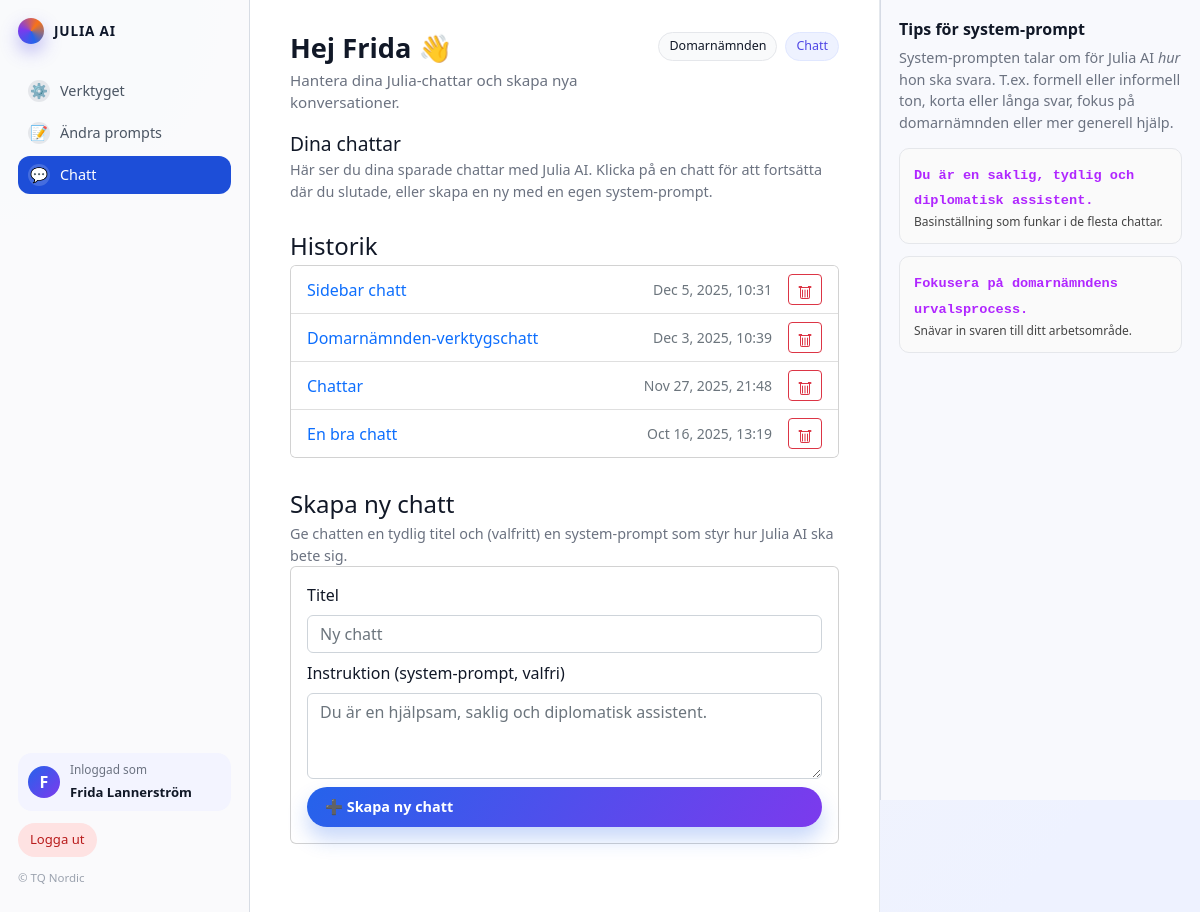
The app's page /chat/ (signed in), older data.
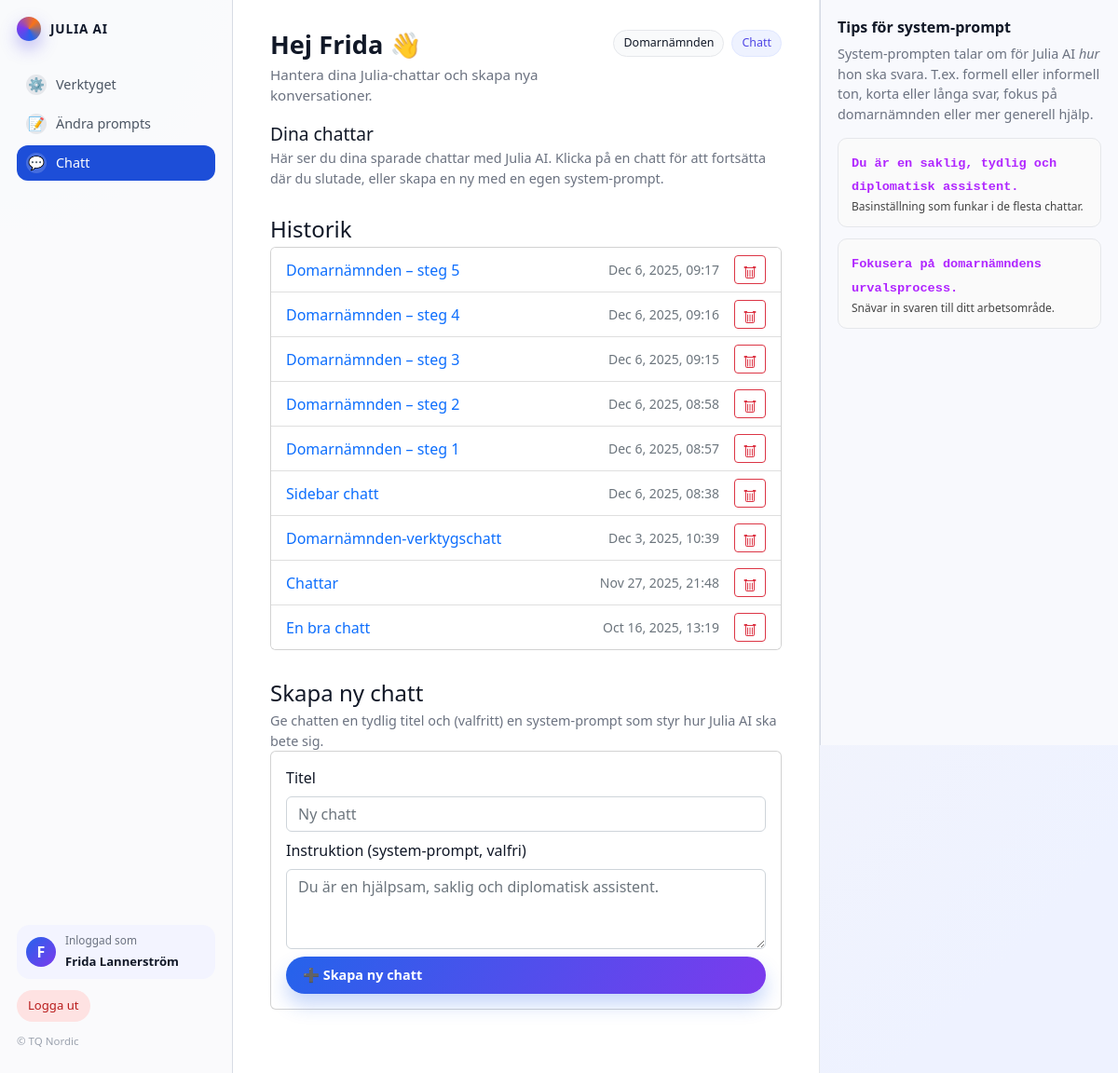
The same page, newer data.
### myapp/models.py (models this page shows, shortened)
class ChatSession(models.Model):
    user = models.ForeignKey(settings.AUTH_USER_MODEL, on_delete=models.CASCADE)
    title = models.CharField(max_length=200, default="Ny chatt")
    flow = models.CharField(max_length=50, blank=True, null=True)  # t.ex. "domarnamnden"
    step = models.PositiveSmallIntegerField(blank=True, null=True) # 1–10
    system_prompt = models.TextField(
        default=(
            "Du är en hjälpsam, saklig och diplomatisk assistent. "
            "Skriv tydligt och konkret, mild tonalitet, inga överdrifter."
        )
    )
    created_at = models.DateTimeField(auto_now_add=True)
    updated_at = models.DateTimeField(auto_now=True)

### myapp/views.py (the view, shortened to what this page needs)
# urls.py: path("chat/", views.chat_home, name="chat_home"),
@login_required
def chat_home(request):
    sessions = ChatSession.objects.filter(user=request.user).order_by("-updated_at")
    return render(request, "chat_home.html", {"sessions": sessions})

### templates/chat_home.html (shortened to what this page needs)
{% load static %}
<!DOCTYPE html>
<html lang="sv">
<head>
    <link href="https://cdn.jsdelivr.net/npm/bootstrap@5.2.3/dist/css/bootstrap.min.css" rel="stylesheet">
    <link rel="stylesheet" href="{% static 'css/style.css' %}">
</head>
<body id="page-top">
  <div class="app-shell">
    <aside class="sidebar">
      <div class="sidebar-brand">
        <span class="brand-dot"></span>
        <span class="brand-text">Julia AI</span>
      </div>
      <nav class="sidebar-nav">
        <a href="{% url 'index' %}" class="sidebar-link">
          <span class="sidebar-icon">⚙️</span>
          <span>Verktyget</span>
        </a>
        <a href="{% url 'prompt_editor' %}" class="sidebar-link">
          <span class="sidebar-icon">📝</span>
          <span>Ändra prompts</span>
        </a>
        <a href="{% url 'chat_home' %}" class="sidebar-link sidebar-link-active">
          <span class="sidebar-icon">💬</span>
          <span>Chatt</span>
        </a>
      </nav>
      <div class="sidebar-footer">
        <div class="user-chip">
          <div class="user-avatar">
            {{ user.first_name|default:"J" |first }}
          </div>
          <div class="user-meta">
            <span>Inloggad som</span>
            <strong>{{ user.get_full_name|default:"Gäst" }}</strong>
          </div>
        </div>
        <button class="logout-btn" type="button">
          Logga ut
        </button>
        <p class="sidebar-copy">© TQ Nordic</p>
      </div>
    </aside>
    <main class="main-area">
      <header class="page-header">
        <div>
          <h1>Hej {{ user.first_name|default:user.username }} 👋</h1>
          <p>Hantera dina Julia-chattar och skapa nya konversationer.</p>
        </div>
        <div class="page-header-meta">
          <span class="pill">Domarnämnden</span>
          <span class="pill pill-soft">Chatt</span>
        </div>
      </header>
      <section id="chat-home">
        <div class="adminui-layout">
          <div class="adminui-main">
            <div class="adminui-container">
              <h2 class="adminui-title" style="margin-top:0;">Dina chattar</h2>
              <p class="adminui-intro">
                Här ser du dina sparade chattar med Julia AI. Klicka på en chatt för att fortsätta där du slutade,
                eller skapa en ny med en egen system-prompt.
              </p>
              <div class="adminui-container" style="margin-bottom:32px;">
                <h3 class="adminui-subtitle">Historik</h3>
                <div class="card p-0">
                  <div class="list-group list-group-flush">
                    {% for s in sessions %}
                      <div class="list-group-item d-flex align-items-center gap-2">
                        <a class="flex-grow-1 text-decoration-none"
                           href="{% url 'chat_session' s.id %}">
                          {{ s.title }}
                        </a>
                        <small class="text-muted me-2">
                          {{ s.updated_at|date:"M j, Y, H:i" }}
                        </small>
                        <form action="{% url 'chat_delete' s.id %}" method="post"
                              onsubmit="return confirm('Ta bort denna chatt? Det går inte att ångra.');">
                          <button type="submit" class="btn btn-sm btn-outline-danger" title="Ta bort">
                          </button>
                        </form>
                      </div>
                    {% empty %}
                      <div class="list-group-item text-muted">Ingen historik ännu.</div>
                    {% endfor %}
                  </div>
                </div>
              </div>
              <div class="adminui-container">
                <h3 class="adminui-subtitle">Skapa ny chatt</h3>
                <p class="adminui-help" style="font-size:0.9rem;">
                  Ge chatten en tydlig titel och (valfritt) en system-prompt som styr hur Julia AI ska bete sig.
                </p>
                <form method="post" class="card p-3 mb-4">
                  <div class="mb-2">
                    <label class="form-label">Titel</label>
                    <input name="title" class="form-control" placeholder="Ny chatt">
                  </div>
                  <div class="mb-2">
                    <label class="form-label">Instruktion (system-prompt, valfri)</label>
                    <textarea name="system_prompt" rows="3" class="form-control"
                      placeholder="Du är en hjälpsam, saklig och diplomatisk assistent."></textarea>
                  </div>
                  <button class="adminui-button">➕ Skapa ny chatt</button>
                </form>
              </div>
            </div>
          </div>
        </div>
      </section>
    </main>
    <aside class="right-panel">
      <h3 class="assistant-title">Tips för system-prompt</h3>
      <p class="assistant-help adminui-intro">
        System-prompten talar om för Julia AI <em>hur</em> hon ska svara.
        T.ex. formell eller informell ton, korta eller långa svar,
        fokus på domarnämnden eller mer generell hjälp.
      </p>
      <div class="tag-box">
        <div class="tag-box-left">
          <code>Du är en saklig, tydlig och diplomatisk assistent.</code>
          <p>Basinställning som funkar i de flesta chattar.</p>
        </div>
      </div>
      <div class="tag-box">
        <div class="tag-box-left">
          <code>Fokusera på domarnämndens urvalsprocess.</code>
          <p>Snävar in svaren till ditt arbetsområde.</p>
        </div>
      </div>
    </aside>
  </div>
</body>
</html>

Row changes from the older to the newer data that the page shows:
added ChatSession: title "Domarnämnden – steg 5", updated_at "Dec 6, 2025, 09:17"
added ChatSession: title "Domarnämnden – steg 4", updated_at "Dec 6, 2025, 09:16"
added ChatSession: title "Domarnämnden – steg 3", updated_at "Dec 6, 2025, 09:15"
added ChatSession: title "Domarnämnden – steg 2", updated_at "Dec 6, 2025, 08:58"
added ChatSession: title "Domarnämnden – steg 1", updated_at "Dec 6, 2025, 08:57"
changed ChatSession "Sidebar chatt": updated_at "Dec 5, 2025, 10:31" → "Dec 6, 2025, 08:38"
